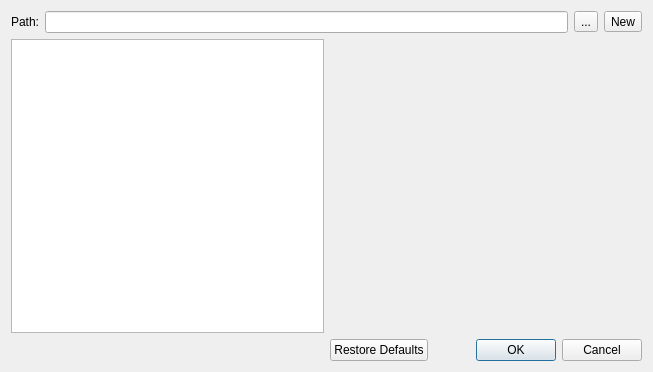
<?xml version="1.0" encoding="UTF-8"?>
<ui version="4.0">
 <class>ColorManagerDialog</class>
 <widget class="QDialog" name="ColorManagerDialog">
  <property name="geometry">
   <rect>
    <x>0</x>
    <y>0</y>
    <width>653</width>
    <height>372</height>
   </rect>
  </property>
  <property name="windowTitle">
   <string>Dialog</string>
  </property>
  <layout class="QGridLayout" name="gridLayout">
   <item row="1" column="0">
    <widget class="QListView" name="listView"/>
   </item>
   <item row="1" column="1">
    <widget class="taste3::aadl::ColorHandlerEditor" name="colorHandlerEditor" native="true"/>
   </item>
   <item row="2" column="1">
    <widget class="QDialogButtonBox" name="buttonBox">
     <property name="orientation">
      <enum>Qt::Horizontal</enum>
     </property>
     <property name="standardButtons">
      <set>QDialogButtonBox::Cancel|QDialogButtonBox::Ok|QDialogButtonBox::RestoreDefaults</set>
     </property>
    </widget>
   </item>
   <item row="0" column="0" colspan="2">
    <layout class="QHBoxLayout" name="horizontalLayout">
     <item>
      <widget class="QLabel" name="label">
       <property name="text">
        <string>Path:</string>
       </property>
      </widget>
     </item>
     <item>
      <widget class="QLineEdit" name="lePath">
       <property name="readOnly">
        <bool>true</bool>
       </property>
      </widget>
     </item>
     <item>
      <widget class="QToolButton" name="btnOpen">
       <property name="text">
        <string>...</string>
       </property>
      </widget>
     </item>
     <item>
      <widget class="QToolButton" name="btnCreateNew">
       <property name="text">
        <string>New</string>
       </property>
      </widget>
     </item>
    </layout>
   </item>
  </layout>
 </widget>
 <customwidgets>
  <customwidget>
   <class>taste3::aadl::ColorHandlerEditor</class>
   <extends>QWidget</extends>
   <header>tab_interface/colors/colorhandlereditor.h</header>
   <container>1</container>
  </customwidget>
 </customwidgets>
 <resources/>
 <connections>
  <connection>
   <sender>buttonBox</sender>
   <signal>accepted()</signal>
   <receiver>ColorManagerDialog</receiver>
   <slot>accept()</slot>
   <hints>
    <hint type="sourcelabel">
     <x>248</x>
     <y>254</y>
    </hint>
    <hint type="destinationlabel">
     <x>157</x>
     <y>274</y>
    </hint>
   </hints>
  </connection>
  <connection>
   <sender>buttonBox</sender>
   <signal>rejected()</signal>
   <receiver>ColorManagerDialog</receiver>
   <slot>reject()</slot>
   <hints>
    <hint type="sourcelabel">
     <x>316</x>
     <y>260</y>
    </hint>
    <hint type="destinationlabel">
     <x>286</x>
     <y>274</y>
    </hint>
   </hints>
  </connection>
 </connections>
</ui>
